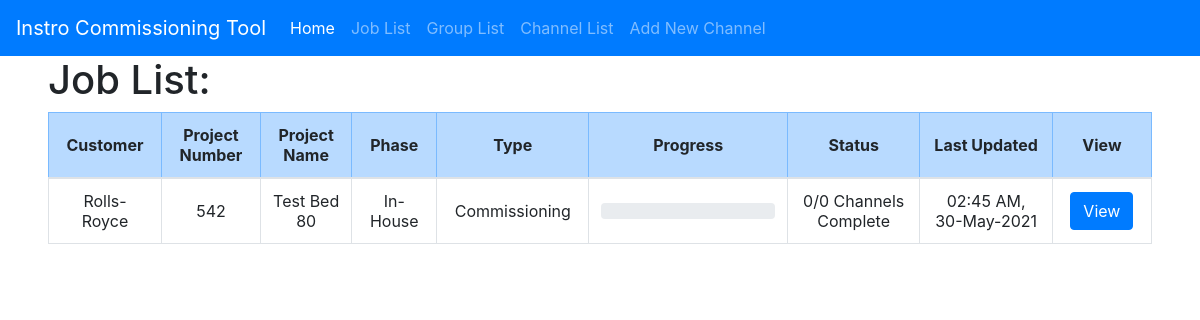
The page /job_list on the database as committed earlier.
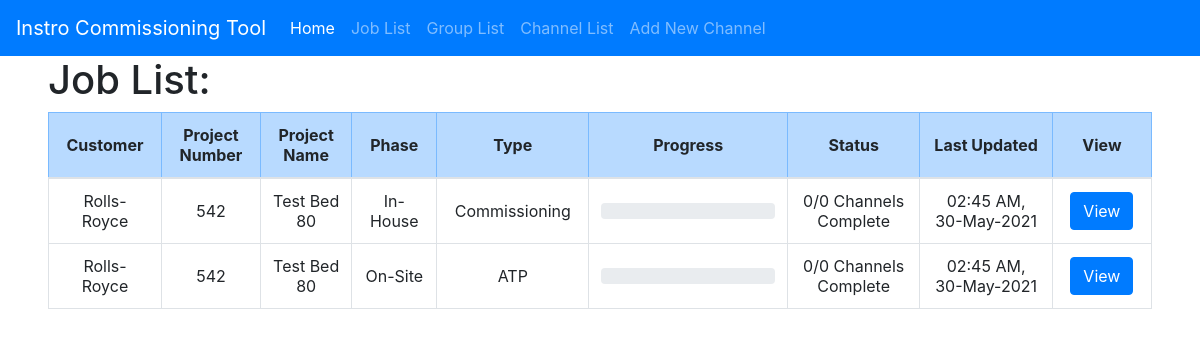
The same page on the database as committed later.
### app/models.py (models this page shows, shortened)
class Job(db.Model):
	id = db.Column(db.Integer, primary_key=True)
	project_id = db.Column(db.Integer, db.ForeignKey('project.id'))
	phase = db.Column(db.String(8))	# 0 = In-House, 1 = On-Site
	job_type = db.Column(db.String(16))	# 0 = Commissioning, 1 = ATP
	last_updated = db.Column(db.DateTime)
	channel_groups = db.relationship('ChannelGroup', backref='job', lazy='dynamic')
	def all_groups(self):
		return ChannelGroup.query.filter_by(job_id=self.id).all()
	def num_channels(self):
		groups = self.all_groups()
		count = 0
		for group in groups:
			count += group.num_channels()
		return count
	def get_project(self):
		return Project.query.filter_by(id=self.project_id).first()
	def get_customer(self):
		return self.get_project().get_customer()
	def customer_name(self):
		return self.get_customer().name
	def project_name(self):
		return self.get_project().name
	def project_number(self):
		return self.get_project().number
	def status(self):
		groups = self.all_groups()
		num_passed = 0
		num_failed = 0
		num_untested = 0
		for group in groups:
			comp = group.status()
			num_passed += comp['passed']
			num_failed += comp['failed']
			num_untested += comp['untested']
		return {'passed': num_passed, 'failed': num_failed, 'untested': num_untested}
	def progress(self):
		total = self.num_channels()
		if total > 0:
			status = self.status()
			passed = (status['passed'] / total) * 100
			failed = (status['failed'] / total) * 100
			untested = (status['untested'] / total) * 100
		else:
			passed = 0
			failed = 0
			untested = 100
		return {'passed': passed, 'failed': failed, 'untested': untested}

class Customer(db.Model):
	id = db.Column(db.Integer, primary_key=True)
	name = db.Column(db.String(32))
	projects = db.relationship('Project', backref='customer', lazy='dynamic')

class Project(db.Model):
	id = db.Column(db.Integer, primary_key=True)
	name = db.Column(db.String(32))
	number = db.Column(db.Integer)
	customer_id = db.Column(db.Integer, db.ForeignKey('customer.id'))
	def get_customer(self):
		return Customer.query.filter_by(id=self.customer_id).first()

### app/main/routes.py (the view)
@bp.route('/job_list', methods=['GET', 'POST'])
def job_list():
    job_list = Job.query.all()
    return render_template('job_list.html', title='Job List', job_list=job_list)

### app/templates/job_list.html (shortened to what this page needs)
{% extends "base.html" %}
{% block app_content %}
    <div>
        <h1>Job List:</h1>
            <table class="table table-hover table-bordered align-middle">
                <thead>
                    <tr class="table-primary text-center align-middle">
                        <th class="align-middle" width="5%">Customer</th>
                        <th class="align-middle" width="5%">Project Number</th>
                        <th class="align-middle" width="5%">Project Name</th>
                        <th class="align-middle" width="5%">Phase</th>
                        <th class="align-middle" width="5%">Type</th>
                        <th class="align-middle" width="15%">Progress</th>
                        <th class="align-middle" width="10%">Status</th>
                        <th class="align-middle" width="10%">Last Updated</th>
                        <th class="align-middle" width="5%">View</th>
                    </tr>
                </thead>
                <tbody>
                    {% for job in job_list %}
                        {% include '_job.html' %}
                    {% endfor %}
                </tbody>
            </table>
    </div>
{% endblock %}

### app/templates/base.html (shortened to what this page needs)
{% block head %}
    {% block styles %}
        <link rel="stylesheet" href="https://cdn.jsdelivr.net/npm/bootstrap-icons@1.5.0/font/bootstrap-icons.css">
        {{ bootstrap.load_css() }}
    {% endblock %}
{% endblock %}
{% block navbar %}
    <nav class="navbar navbar-expand-lg navbar-dark bg-primary">
        <a class="navbar-brand" href="{{ url_for('main.index') }}">Instro Commissioning Tool</a>
        <div class="collapse navbar-collapse" id="navbarColor01">
            <ul class="navbar-nav mr-auto">
                <li class="nav-item active">
                    <a class="nav-link" href="{{ url_for('main.index') }}">Home
                    </a>
                </li>
                <li class="nav-item">
                    <a class="nav-link" href="{{ url_for('main.job_list') }}">Job List</a>
                </li>
                <li class="nav-item">
                    <a class="nav-link" href="{{ url_for('main.group_list') }}">Group List</a>
                </li>
                <li class="nav-item">
                    <a class="nav-link" href="{{ url_for('main.channel_list') }}">Channel List</a>
                </li>
                <li class="nav-item">
                    <a class="nav-link" href="{{ url_for('main.new_channel') }}">Add New Channel</a>
                </li>
            </ul>
        </div>
    </nav>
{% endblock %}
{% block content %}
    <div class="container-xxl" style="margin-left: 48px;margin-right: 48px;">
        {% block app_content %}{% endblock %}
    </div>
{% endblock %}

### app/templates/_job.html (shortened to what this page needs)
{% block app_content %}
<tr class="text-center" id="job-{{ job.id }}">
    {% set progress = job.progress() %}
    {% set status = job.status() %}
    <td class="align-middle">{{ job.customer_name() }}</td>
    <td class="align-middle">{{ job.project_number() }}</td>
    <td class="align-middle">{{ job.project_name() }}</td>
    <td class="align-middle">{{ job.phase }}</td>
    <td class="align-middle">{{ job.job_type }}</td>
    <td class="align-middle">
        <div class="row">
            <div class="col-12">
                <div class="progress">
                </div>
            </div>
        </div>
    </td>
    <td class="align-middle">{{ status['passed'] }}/{{ job.num_channels() }} Channels Complete</td>
    <td class="align-middle">{{ moment(job.last_updated).format("hh:mm A, DD-MMM-YYYY") }}</td>
    <td class="align-middle">
        <button type="button" class="btn btn-primary">
            <a style="color:#FFFFFF;" href="{{ url_for('main.job', job_id=job.id) }}">View</a>
        </button>
    </td>
</tr>
{% endblock %}

Rows that differ between the two databases and show on the page:
added Job: customer_name "Rolls-Royce", project_number "542", project_name "Test Bed 80", phase "On-Site", job_type "ATP", passed "0", num_channels "0", last_updated "02:45 AM, 30-May-2021"
